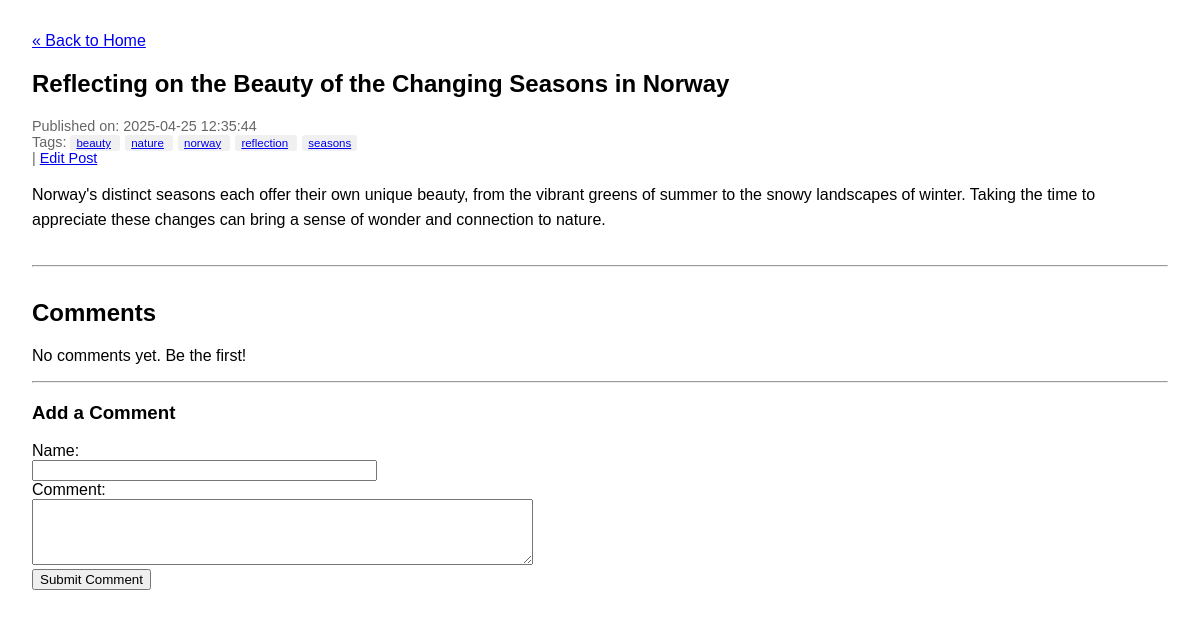
The page /post/25 on the database as committed earlier.
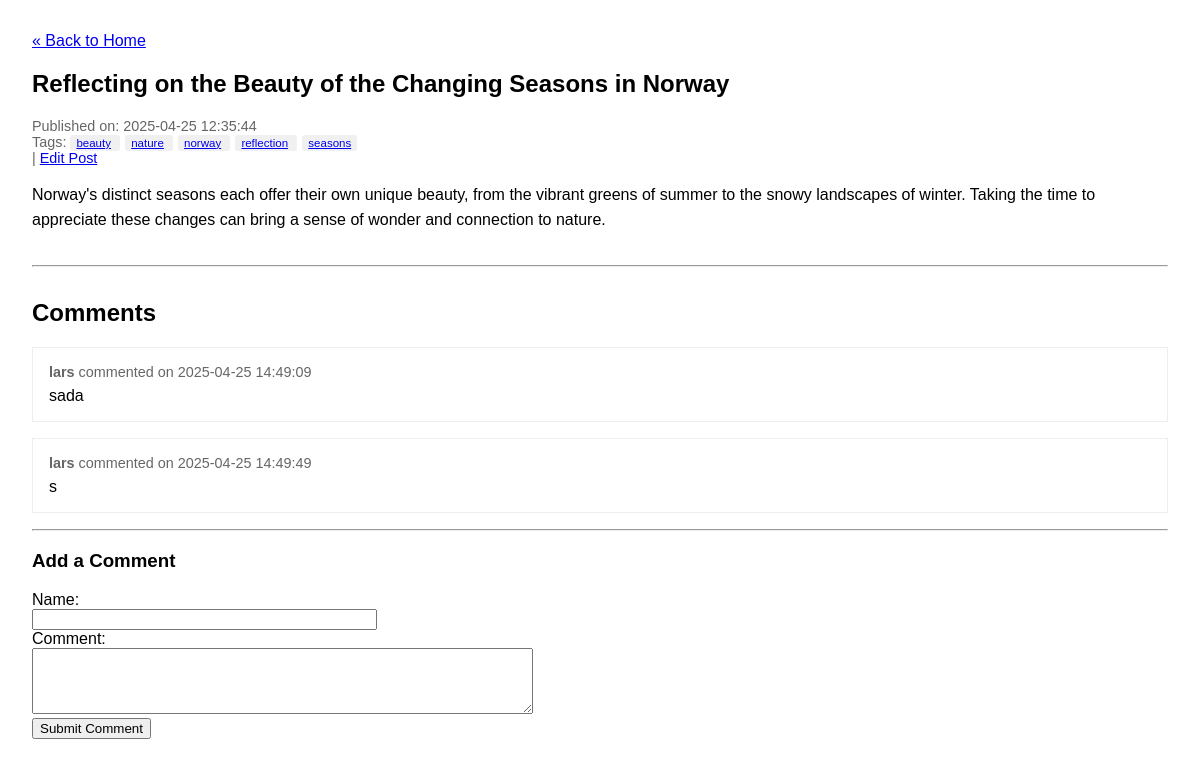
The same page on the database as committed later.
### tables this page shows
CREATE TABLE posts (
    id INTEGER PRIMARY KEY AUTOINCREMENT, -- Unique identifier for each post
    title TEXT NOT NULL,                  -- Title of the blog post
    content TEXT NOT NULL,                -- Main body/content of the post
    published_date TIMESTAMP NOT NULL DEFAULT CURRENT_TIMESTAMP -- When the post was created/published
);

CREATE TABLE tags (
    id INTEGER PRIMARY KEY AUTOINCREMENT, -- Unique identifier for each tag
    name TEXT NOT NULL UNIQUE             -- Name of the tag (must be unique)
);

CREATE TABLE comments (
    id INTEGER PRIMARY KEY AUTOINCREMENT, -- Unique identifier for each comment
    post_id INTEGER NOT NULL,             -- Which post this comment belongs to
    author TEXT NOT NULL,                 -- Who wrote the comment (using 'author' instead of 'title' as per common practice)
    content TEXT NOT NULL,                -- The text of the comment
    published_date TIMESTAMP NOT NULL DEFAULT CURRENT_TIMESTAMP, -- When the comment was submitted
    FOREIGN KEY (post_id) REFERENCES posts (id) ON DELETE CASCADE -- If a post is deleted, delete its comments too
);

### app.py (the view, shortened to what this page needs)
@app.route('/post/<int:post_id>', methods=('GET', 'POST'))
def post(post_id):
    post_data = db.get_post_by_id(post_id)
    if post_data is None:
        abort(404)
    tags_data = db.get_tags_for_post(post_id)
    comments_data = db.get_comments_for_post(post_id)
    return render_template('post.html',
                           post=post_data,
                           tags=tags_data,
                           comments=comments_data) # Pass comments to template

### db.py (called while the page is built)
def get_db_connection():
    conn = sqlite3.connect(DATABASE_PATH)
    conn.row_factory = sqlite3.Row
    return conn

def get_post_by_id(post_id):
    post = None
    conn = None # Initialize conn to None
    try:
        conn = get_db_connection()
        cursor = conn.cursor()
        cursor.execute("SELECT id, title, content, published_date FROM posts WHERE id = ?", (post_id,))
        post = cursor.fetchone() # fetchone() gets the first result or None
    except sqlite3.Error as e:
        print(f"Database error in get_post_by_id: {e}")
    finally:
        if conn:
            conn.close()
    return post

def get_tags_for_post(post_id):
    tags = []
    conn = None
    try:
        conn = get_db_connection()
        cursor = conn.cursor()
        cursor.execute("""
            SELECT t.id, t.name
            FROM tags t
            JOIN post_tags pt ON t.id = pt.tag_id
            WHERE pt.post_id = ?
            ORDER BY t.name
        """, (post_id,))
        tags = cursor.fetchall()
    except sqlite3.Error as e:
        print(f"Database error in get_tags_for_post for post {post_id}: {e}")
    finally:
        if conn:
            conn.close()
    return tags

def get_comments_for_post(post_id):
    comments = []
    conn = None
    try:
        conn = get_db_connection()
        cursor = conn.cursor()
        cursor.execute("""
            SELECT id, author, content, published_date
            FROM comments
            WHERE post_id = ?
            ORDER BY published_date ASC
        """, (post_id,))
        comments = cursor.fetchall()
    except sqlite3.Error as e:
        print(f"Database error in get_comments_for_post for post {post_id}: {e}")
    finally:
        if conn:
            conn.close()
    return comments

### templates/post.html (shortened to what this page needs)
<!DOCTYPE html>
<html lang="en">
  <head>
  </head>
  <body>
    <nav>
      <a href="{{ url_for('index') }}">&laquo; Back to Home</a>
    </nav>
    <article>
      <h1>{{ post['title'] }}</h1>
      <div class="post-meta">
        Published on: {{ post['published_date'] }}
        {% if tags %}
        <div class="tags">
          Tags: {% for tag in tags %}
          <span
            ><a href="{{ url_for('posts_by_tag', tag_name=tag['name']) }}"
              >{{ tag['name'] }}</a
            >
          </span>
           {% endfor %}
        </div>
        {% endif %}
        | <a href="#">Edit Post</a>
      </div>
      <div class="post-content">
        {{ post['content'] }}
      </div>
    </article>
    <hr />
    <section class="comments">
        <h2>Comments</h2>
        {% if comments %}
            {% for comment in comments %}
                <div class="comment">
                    <div class="comment-meta">
                        <strong>{{ comment['author'] }}</strong> commented on
                        {{ comment['published_date'] }}
                    </div>
                    <div class="comment-content">
                        {{ comment['content'] }}
                    </div>
                </div>
            {% endfor %}
        {% else %}
            <p>No comments yet. Be the first!</p>
        {% endif %}
        <hr style="margin: 1em 0;">
        <h3>Add a Comment</h3>
        <form method="post">
             <div>
                 <label for="author">Name:</label><br>
                 <input type="text" id="author" name="author" required size="40">
             </div>
             <div>
                 <label for="comment_content">Comment:</label><br>
                 <textarea id="comment_content" name="content" rows="4" required cols="60"></textarea>
             </div>
             <div>
                 <button type="submit">Submit Comment</button>
             </div>
        </form>
    </section>
  </body>
</html>

### templates/post.html (style rules this page uses)
body { font-family: sans-serif; margin: 2em; }
.post-meta { color: #666; font-size: 0.9em; margin-bottom: 1em; }
.post-content { margin-top: 1em; line-height: 1.6; }
.tags span { background-color: #f0f0f0; padding: 2px 6px; border-radius: 3px; margin-right: 5px; font-size: 0.8em; }
hr { margin: 2em 0; }
.comments { margin-top: 2em; }
.comment { border: 1px solid #eee; padding: 1em; margin-bottom: 1em; }
.comment-meta { font-size: 0.9em; color: #666; margin-bottom: 0.5em; }

Rows that differ between the two databases and show on the page:
added comments: author "lars", published_date "2025-04-25 14:49:09", content "sada"
added comments: author "lars", published_date "2025-04-25 14:49:49", content "s"
Other text that changed with them:
text no longer shown: "No comments yet. Be the first!"
